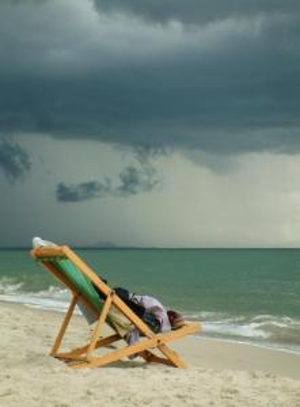
#> input picture image/12.png, 300 x 407 px, given in place of 1.png, which was not available
$ python segmentation.py   (older library calls are emulated)
#> lines starting #> are read from the running program, lines starting #| are printed output that depends on the picture; pictures that were not available may be replaced by others from this repository, and a replacement may not be noted
#> further down, img is the input picture: shape (407, 300, 3); mean B, G, R 125.6, 136.7, 122.1
### n.py
import cv2
import random
import numpy as np

def sp_noise(image,prob):

#> called with prob = 0.03
    output = np.zeros(image.shape,np.uint8)
    thres = 1 - prob
    for i in range(image.shape[0]):
        for j in range(image.shape[1]):
            rdn = random.random()
            if rdn < prob:
                output[i][j] = 0
            elif rdn > thres:
                output[i][j] = 255
            else:
                output[i][j] = image[i][j]
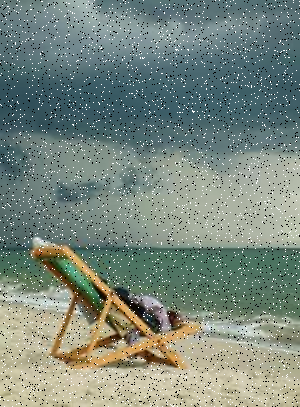
#> output: shape (407, 300, 3); mean B, G, R 125.6, 136.1, 122.4
    return output

def gasuss_noise(image, mean=0, var=0.001):
#> called with mean = 0, var = 0.01
    image = np.array(image/255, dtype=float)
    noise = np.random.normal(mean, var ** 0.5, image.shape)
    out = image + noise
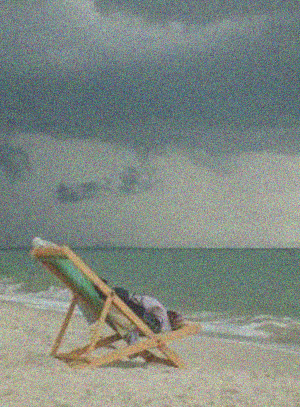
#> out: shape (407, 300, 3) float64; mean of channels 0, 1, 2 0.492, 0.537, 0.479; drawn with min black and max white
    if out.min() < 0:
        low_clip = -1.
    else:
        low_clip = 0.
    out = np.clip(out, low_clip, 1.0)
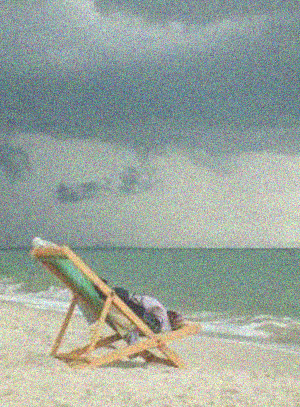
#> out: shape (407, 300, 3) float64; mean of channels 0, 1, 2 0.492, 0.537, 0.479; drawn with min black and max white
    out = np.uint8(out*255)
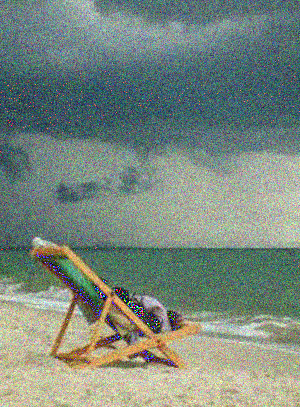
#> out: shape (407, 300, 3); mean of channels 0, 1, 2 126.2, 136.7, 122.2; drawn as B, G, R
    #cv.imshow("gasuss", out)
    return out

img = cv2.imread('1.png')
im_s = sp_noise(img,0.03)
im_g = gasuss_noise(img,0,0.01)
cv2.imwrite('im_s.png',im_s)
cv2.imwrite('im_g.png',im_g)

### edge_collection.py
# Generate synthetic video from static image to add (trans-rotation-noise) vibrations
import cv2
import numpy as np
import random
import scipy
from scipy import signal, fftpack
from scipy.signal import correlate
from n import sp_noise
name = '1.png'
def generater(img,p):

    height, width, layers = img.shape

    # Define the codec and create VideoWriter object
    fourcc = cv2.VideoWriter_fourcc(*"XVID")
    # fourcc = cv2.cv2.CV_FOURCC(*'XVID')
    out = cv2.VideoWriter('res.avi', fourcc, 20.0, (width, height))
    delta = 1
    rot = 0.0
    r = 0


    for frame in range(100):
        if (frame % 4 == 0):
            tx = delta
            ty = 0
        else:
            f = frame % 4
            if f == 1:
                tx = 0
                ty = delta
            # r=0
            elif (f == 2):
                tx = -delta
                ty = 0
            # r=rot
            elif (f == 3):
                tx = 0
                ty = -delta
            # r=rot
        # print frame, tx, ty
        M1 = np.float32([[1, 0, tx], [0, 1, ty]])
        M2 = cv2.getRotationMatrix2D((width / 2, height / 2), r, 1)  # rotations only
        dst = cv2.warpAffine(img, M2, (width, height))
        dst = cv2.warpAffine(dst, M1, (width, height))
        dst = sp_noise(dst,p)
        out.write(dst)
        # out.write (np.random.randint(0, 255, (height,width,3)).astype('uint8')) colored noise
        #cv2.imshow('Image', dst)
        #if cv2.waitKey(10) & 0xFF == ord('q'):
            #break
    out.release()
    cv2.destroyAllWindows()

# [4 lines that do not run on import are left out]

### sosi_02.py
# algorithm to extract edge from synth video using tg after perception of sig var 4 positions
from time import time
import cv2
import matplotlib.pyplot as plt
import numpy as np
import scipy
import skimage
from scipy import signal, fftpack
from scipy.ndimage import fourier_shift
from scipy.signal import correlate
from skimage import data
from skimage.feature import register_translation
from skimage.feature.register_translation import _upsampled_dft

np.seterr(divide='ignore', invalid='ignore')
t0 = time()
v_name = 'res.avi'
###########################################################
# prepare and definitions
def detector(v_name,n,th):
    cap = cv2.VideoCapture(v_name)
    ret, frame = cap.read()
    rows, cols = frame.shape[:2]

    # ref_image = frame[:,:,1] # reference is the first frame
    ref_image = cv2.cvtColor(frame, cv2.COLOR_BGR2GRAY)

    gray = np.zeros((rows, cols), np.uint8)
    pgray = np.zeros((rows, cols), np.uint8)
    grad = np.zeros((rows, cols), np.int8)
    acc = np.zeros((rows, cols), np.float64)
    accu = np.zeros((rows, cols), np.uint8)
    dmax = n  # number of processed frames
    dst = np.zeros((rows, cols, 3), np.uint8)
    sr = np.zeros((dmax, rows, cols))

    # dst[:] = 255
    d = 0
    arr = []
    sg = [None] * dmax
    # reference signal
    ref = np.array([5.0, 0.0, 0.0, -5.0, 5.0, 0.0, 0.0, -5.0, 5.0, 0.0, 0.0, -5.0, 5.0, 0.0, 0.0, -5.0, 5.0, 0.0, 0.0,
                    -5.0, 5.0, 0.0, 0.0, -5.0, 5.0, 0.0, 0.0, -5.0, 5.0, 0.0, 0.0, -5.0, 5.0, 0.0, 0.0, -5.0, 5.0, 0.0,
                    0.0,
                    -5.0, 5.0, 0.0, 0.0, -5.0, 5.0, 0.0, 0.0, -5.0, 5.0, 0.0, 0.0, -5.0, 5.0, 0.0, 0.0, -5.0, 5.0, 0.0,
                    0.0,
                    -5.0])  # 2 or 3 is mainly good for straight v and h lines and still good for slopes
    ref = ref[0:dmax]
    # ref=np.array([ 0.0, 3.0, 0.0, -3, 0.0, 3.0,0, -3.0,0.0,3.0, 0, -3.0, 0.0, 3.0, 0, -3.0, 0.0, 3.0, 0,-3.0 ])#4 corner model good for corner and sloped lines or curves
    f = np.fft.fft(ref)
    fshift = np.fft.fftshift(f)
    y1 = (np.abs(fshift))
    Ar = -y1.conjugate()
    af = scipy.fft(ref)
    pgray = ref_image
    f = open("signal4p.txt", "w")
    ###############
    # start to process a set of oscillation frames

    while (d <= dmax):
        ret, frame = cap.read()
        gray = cv2.cvtColor(frame, cv2.COLOR_BGR2GRAY)
        # gray = frame[:,:,1]
        grad = np.int8(gray - pgray)
        # [7 lines of commented-out code are left out]
        arr.append(grad)  # append(np.real(grad1))
        # accn= np.float64(grad2)
        cv2.accumulate(np.uint8(grad), acc)  # (grad2,acc) # accumulated gradients
        cv2.convertScaleAbs(acc, accu)  # get the unsigned acc
        pgray = gray
        '''newimg = cv2.resize(accu, (int(cols / 2), int(rows / 2)))
        cv2.imshow('Image', newimg)
        if cv2.waitKey(10) & 0xFF == ord('q'):
            break'''
        d += 1
    ###########
    ### load sr as 3d array
    for k in range(dmax):
        sr[k, :, :] = arr[k]

    for v in range(rows):
        for u in range(cols):
            if (accu.item(v, u)) != 0:  # if accumulated pixel value is non zero
                for k in range(dmax):
                    sg[k] = sr[k][v][u]

                if np.std(sg) > 1.5:
                    f.write('%d %d \n' % (u, v))
                    for l in range(dmax):
                        f.write('%d\n' % sg[l])
                    f1 = np.fft.fft(sg)
                    fshift1 = np.fft.fftshift(f1)
                    y2 = (np.abs(fshift1))
                    cc = np.abs(np.corrcoef(y2, y1))
                    bf = scipy.fft(sg)
                    c = scipy.ifft(af * scipy.conj(bf))
                    ps = np.argmax(abs(c))
                    # get orientation of line and color code it
                    ps = ps % 4  # phase shift over integer no of cycles
                    if cc[1][0] > th:
                        if ps == 0:
                            dst.itemset((v, u, 0), 255)
                            dst.itemset((v, u, 1), 255)
                            dst.itemset((v, u, 2), 255)
                        if ps == 1:
                            dst.itemset((v, u, 0), 255)
                            dst.itemset((v, u, 1), 255)
                            dst.itemset((v, u, 2), 255)
                        if ps == 2:
                            dst.itemset((v, u, 0), 255)
                            dst.itemset((v, u, 1), 255)
                            dst.itemset((v, u, 2), 255)
                        if ps == 3:
                            dst.itemset((v, u, 0), 255)
                            dst.itemset((v, u, 1), 255)
                            dst.itemset((v, u, 2), 255)

    cv2.imwrite("res_m.jpg", dst)
    t2 = time()
    print
    'time is %f' % (t2 - t0)
    cap.release()
    f.close()
    cv2.destroyAllWindows()
    return dst

# [2 lines that do not run on import are left out]

### segmentation.py
from time import time
import cv2
import matplotlib.pyplot as plt
import numpy as np
import scipy
import skimage
import csv
from scipy import signal, fftpack
from scipy.ndimage import fourier_shift
from scipy.signal import correlate
from skimage import data
from skimage.feature import register_translation
from skimage.feature.register_translation import _upsampled_dft
from n import sp_noise
from edge_collection import generater
from sosi_02 import detector
from close import closeopration
from evaluation import evaluate
def canny(img):
    img = cv2.GaussianBlur(img, (3, 3), 0)
    res = cv2.Canny(img, 50, 150)
    return res
def segmentation(i,img,ground_truth,p,s,l=60,th=0.73):
    path = './seg/'
    generater(img, p)
    img_edge = detector('res.avi',l,th)
    seg_1 = closeopration(img_edge, s)
    seg_1 = cv2.cvtColor(seg_1, cv2.COLOR_BGR2GRAY)
    name_s = path+str(i)+'_seg.png'
    cv2.imwrite(name_s,seg_1)
    img_n = sp_noise(img, p)
    img_canny = canny(img_n)
    cv2.imwrite('can.png',img_canny)
    seg_2 = closeopration(img_canny, s)
    name_c = path + str(i) + '_seg_c.png'
    cv2.imwrite(name_c,seg_2)


    # seg_2 = cv2.cvtColor(seg_2, cv2.COLOR_BGR2GRAY)
    score1 = evaluate(seg_1, ground_truth)
    score2 = evaluate(seg_2, ground_truth)
    print(str(score1) + ' : ' + str(score2))
    return score1,score2

file1 = open(r'1.txt', mode='w+', encoding='UTF-8')
file2 = open(r'2.txt', mode='w+', encoding='UTF-8')

for i in range(37):
    name1 = './image/'+str(i)+'.png'
    name2 = './image/' + str(i) + '_gt.png'
    img = cv2.imread(name1)
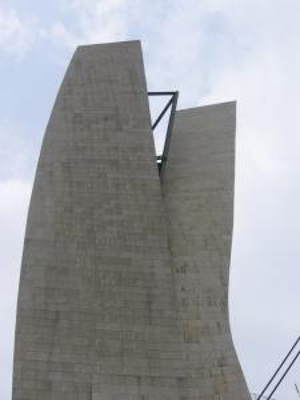
#> input picture image/0.png, 300 x 400 px
#> img is the input picture: shape (400, 300, 3); mean B, G, R 162.4, 158.3, 156.2
    ground_truth = cv2.imread(name2, 0)
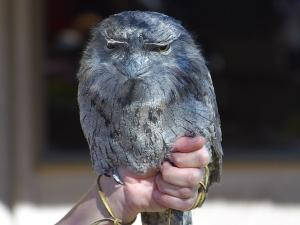
#> input picture image/13.png, 300 x 225 px, given in place of 0_gt.png, which was not available
#> ground_truth: shape (225, 300); min 0, max 255, mean 83.3
    a,b=segmentation(i,img, ground_truth, 0.02, 9)
#> after the loop in generater, `for frame in range(100):`:
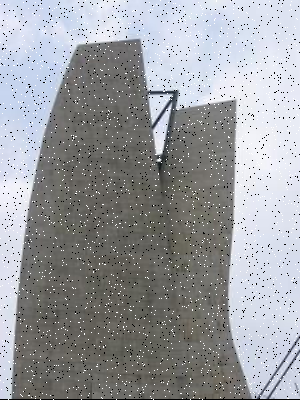
#> dst: shape (400, 300, 3); mean B, G, R 160.4, 156.6, 154.6
#> (the run stopped early here; a loop or call above may not have finished)
